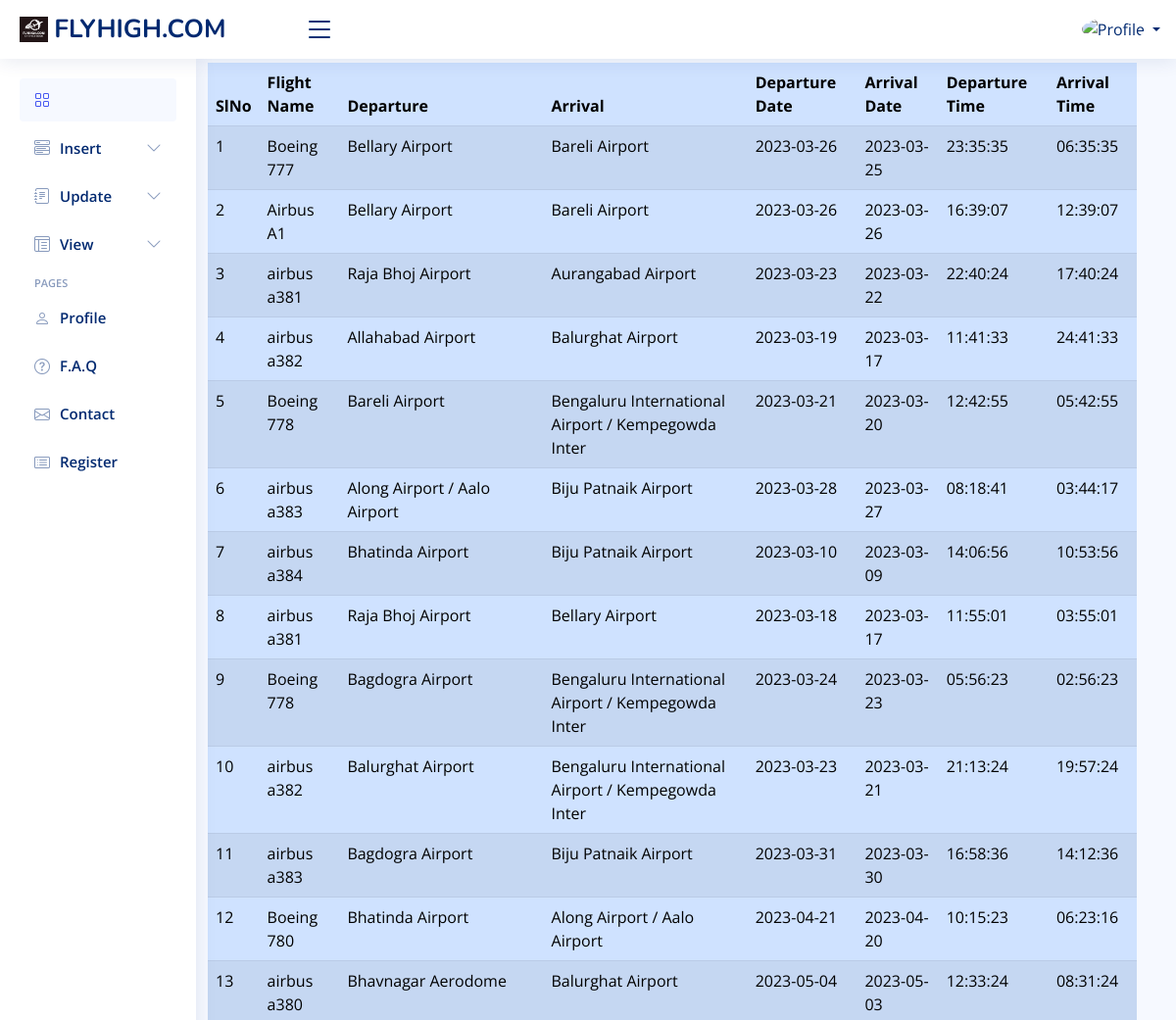
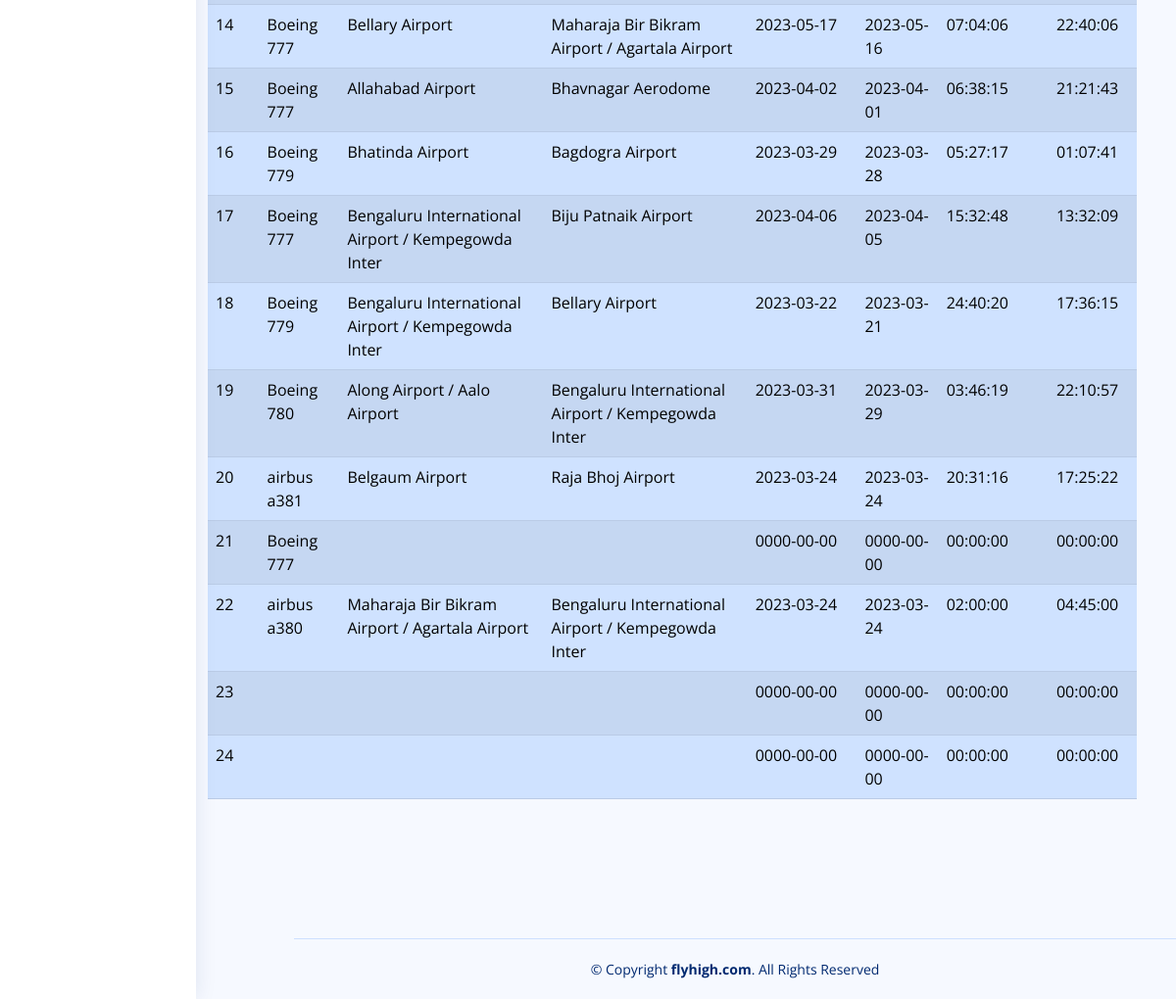
The app's page /admin/pages/fly/fly.php with its own data (2 pictures, top to bottom).
### tables this page shows
CREATE TABLE `fly` (
  `id` int(11) NOT NULL,
  `flight_id` int(11) NOT NULL,
  `depart_id` int(11) NOT NULL,
  `arrival_id` int(11) NOT NULL,
  `arr_date` date NOT NULL,
  `depart_date` date NOT NULL,
  `arr_time` time NOT NULL,
  `depart_time` time NOT NULL,
  `created_by` varchar(50) NOT NULL,
  `created_at` timestamp NOT NULL DEFAULT CURRENT_TIMESTAMP,
  `edited_by` varchar(50) NOT NULL,
  `edited_at` timestamp NOT NULL DEFAULT CURRENT_TIMESTAMP
);

CREATE TABLE `flight` (
  `id` int(11) NOT NULL,
  `name` varchar(50) NOT NULL,
  `airline_id` int(11) NOT NULL,
  `total_seat` int(30) NOT NULL,
  `created_at` timestamp NOT NULL DEFAULT CURRENT_TIMESTAMP ON UPDATE CURRENT_TIMESTAMP,
  `created_by` varchar(50) NOT NULL,
  `edited_at` timestamp NOT NULL DEFAULT CURRENT_TIMESTAMP,
  `edited_by` varchar(50) NOT NULL
);

CREATE TABLE `airport` (
  `id` int(11) NOT NULL,
  `name` varchar(50) NOT NULL,
  `abbr` varchar(30) NOT NULL,
  `state_id` int(11) NOT NULL,
  `created_at` timestamp NOT NULL DEFAULT CURRENT_TIMESTAMP ON UPDATE CURRENT_TIMESTAMP,
  `created_by` varchar(50) NOT NULL,
  `updated_at` timestamp NOT NULL DEFAULT CURRENT_TIMESTAMP,
  `updated_by` varchar(50) NOT NULL
);

### admin/pages/fly/fly.php (the view, shortened to what this page needs)
<?php
    require '../../header.php';
    $sql='SELECT * FROM fly';
    $statement=$connection->prepare($sql);
    $statement->execute();
    $routes=$statement->fetchAll(PDO::FETCH_OBJ);
?>
<div class="container-fluid row">
    <div class="col-md-2"></div>
<div class=" col-md-10 col-12 mt-5 p-3 table-responsive min-vh-100" style="height:470px">
    <table class="table table-primary table-striped style="overflow-x: auto;">
        <thead class="sticky">
            <tr>
                <th>
                    SlNo
                </th>
                <th>
                    Flight Name
                </th>
                <th>
                    Departure
                </th>
                <th>
                    Arrival
                </th>
                <th>
                    Departure Date
                </th>
                <th>
                    Arrival Date
                </th>
                <th>
                    Departure Time
                </th>
                <th>
                    Arrival Time
                </th>
            </tr>
        </thead>
        <tbody>
            <?php
            $i=1;
             foreach($routes as $route): ?>
                <tr>
                    <td><?= $i ?></td>
                    <?php
                        $flightid=$route->flight_id;
                        $sql='SELECT name FROM flight WHERE id=:id';
                        $sta=$connection->prepare($sql);
                        $sta->execute([':id'=>$flightid]);
                        $flightname=$sta->fetch(PDO::FETCH_OBJ);
                    ?>
                    <td><?=$flightname->name?></td>
                    <?php
                        $depid=$route->depart_id;
                        $sql='SELECT name FROM airport WHERE id=:id';
                        $sta=$connection->prepare($sql);
                        $sta->execute([':id'=>$depid]);
                        $depname=$sta->fetch(PDO::FETCH_OBJ);
                    ?>
                    <td><?=$depname->name?></td>
                    <?php
                        $arrid=$route->arrival_id;
                        $sql='SELECT name FROM airport WHERE id=:id';
                        $sta=$connection->prepare($sql);
                        $sta->execute([':id'=>$arrid]);
                        $arrname=$sta->fetch(PDO::FETCH_OBJ);
                    ?>
                    <td><?=$arrname->name?></td>
                    <td><?=$route->depart_date?></td>
                    <td><?=$route->arr_date?></td>
                    <td><?=$route->depart_time?></td>
                    <td><?=$route->arr_time?></td>
                 <?php
                    $i=$i+1;
                    endforeach; ?>
             </tr>
        </tbody>
    </table>
</div>
</div>
<?php
    require '../../footer.php';
?>

### admin/pages/fly/assets/css/style.css (style rules this page uses)
:root { scroll-behavior: smooth; }
body { font-family: "Open Sans", sans-serif; background: #f6f9ff; color: #444444; }

### admin/assets/css/style.css (style rules this page uses)
:root { scroll-behavior: smooth; }
body { font-family: "Open Sans", sans-serif; background: #f6f9ff; color: #444444; }

### records on screen
fly: flight.name "Boeing 777", depart.name "Bellary Airport", arrival.name "Bareli Airport", depart_date "2023-03-26", arr_date "2023-03-25", depart_time "23:35:35", arr_time "06:35:35"
fly: flight.name "Airbus A1", depart.name "Bellary Airport", arrival.name "Bareli Airport", depart_date "2023-03-26", arr_date "2023-03-26", depart_time "16:39:07", arr_time "12:39:07"
fly: flight.name "airbus a381", depart.name "Raja Bhoj Airport", arrival.name "Aurangabad Airport", depart_date "2023-03-23", arr_date "2023-03-22", depart_time "22:40:24", arr_time "17:40:24"
fly: flight.name "airbus a382", depart.name "Allahabad Airport", arrival.name "Balurghat Airport", depart_date "2023-03-19", arr_date "2023-03-17", depart_time "11:41:33", arr_time "24:41:33"
fly: flight.name "Boeing 778", depart.name "Bareli Airport", arrival.name "Bengaluru International Airport / Kempegowda Inter", depart_date "2023-03-21", arr_date "2023-03-20", depart_time "12:42:55", arr_time "05:42:55"
fly: flight.name "airbus a383", depart.name "Along Airport / Aalo Airport", arrival.name "Biju Patnaik Airport", depart_date "2023-03-28", arr_date "2023-03-27", depart_time "08:18:41", arr_time "03:44:17"
fly: flight.name "airbus a384", depart.name "Bhatinda Airport", arrival.name "Biju Patnaik Airport", depart_date "2023-03-10", arr_date "2023-03-09", depart_time "14:06:56", arr_time "10:53:56"
fly: flight.name "airbus a381", depart.name "Raja Bhoj Airport", arrival.name "Bellary Airport", depart_date "2023-03-18", arr_date "2023-03-17", depart_time "11:55:01", arr_time "03:55:01"
fly: flight.name "Boeing 778", depart.name "Bagdogra Airport", arrival.name "Bengaluru International Airport / Kempegowda Inter", depart_date "2023-03-24", arr_date "2023-03-23", depart_time "05:56:23", arr_time "02:56:23"
fly: flight.name "airbus a382", depart.name "Balurghat Airport", arrival.name "Bengaluru International Airport / Kempegowda Inter", depart_date "2023-03-23", arr_date "2023-03-21", depart_time "21:13:24", arr_time "19:57:24"
fly: flight.name "airbus a383", depart.name "Bagdogra Airport", arrival.name "Biju Patnaik Airport", depart_date "2023-03-31", arr_date "2023-03-30", depart_time "16:58:36", arr_time "14:12:36"
fly: flight.name "Boeing 780", depart.name "Bhatinda Airport", arrival.name "Along Airport / Aalo Airport", depart_date "2023-04-21", arr_date "2023-04-20", depart_time "10:15:23", arr_time "06:23:16"
fly: flight.name "airbus a380", depart.name "Bhavnagar Aerodome", arrival.name "Balurghat Airport", depart_date "2023-05-04", arr_date "2023-05-03", depart_time "12:33:24", arr_time "08:31:24"
fly: flight.name "Boeing 777", depart.name "Bellary Airport", arrival.name "Maharaja Bir Bikram Airport / Agartala Airport", depart_date "2023-05-17", arr_date "2023-05-16", depart_time "07:04:06", arr_time "22:40:06"
fly: flight.name "Boeing 777", depart.name "Allahabad Airport", arrival.name "Bhavnagar Aerodome", depart_date "2023-04-02", arr_date "2023-04-01", depart_time "06:38:15", arr_time "21:21:43"
fly: flight.name "Boeing 779", depart.name "Bhatinda Airport", arrival.name "Bagdogra Airport", depart_date "2023-03-29", arr_date "2023-03-28", depart_time "05:27:17", arr_time "01:07:41"
fly: flight.name "Boeing 777", depart.name "Bengaluru International Airport / Kempegowda Inter", arrival.name "Biju Patnaik Airport", depart_date "2023-04-06", arr_date "2023-04-05", depart_time "15:32:48", arr_time "13:32:09"
fly: flight.name "Boeing 779", depart.name "Bengaluru International Airport / Kempegowda Inter", arrival.name "Bellary Airport", depart_date "2023-03-22", arr_date "2023-03-21", depart_time "24:40:20", arr_time "17:36:15"
fly: flight.name "Boeing 780", depart.name "Along Airport / Aalo Airport", arrival.name "Bengaluru International Airport / Kempegowda Inter", depart_date "2023-03-31", arr_date "2023-03-29", depart_time "03:46:19", arr_time "22:10:57"
fly: flight.name "airbus a381", depart.name "Belgaum Airport", arrival.name "Raja Bhoj Airport", depart_date "2023-03-24", arr_date "2023-03-24", depart_time "20:31:16", arr_time "17:25:22"
fly: flight.name "Boeing 777", depart_date "0000-00-00", arr_date "0000-00-00", depart_time "00:00:00", arr_time "00:00:00"
fly: flight.name "airbus a380", depart.name "Maharaja Bir Bikram Airport / Agartala Airport", arrival.name "Bengaluru International Airport / Kempegowda Inter", depart_date "2023-03-24", arr_date "2023-03-24", depart_time "02:00:00", arr_time "04:45:00"
fly: depart_date "0000-00-00", arr_date "0000-00-00", depart_time "00:00:00", arr_time "00:00:00"
fly: depart_date "0000-00-00", arr_date "0000-00-00", depart_time "00:00:00", arr_time "00:00:00"
